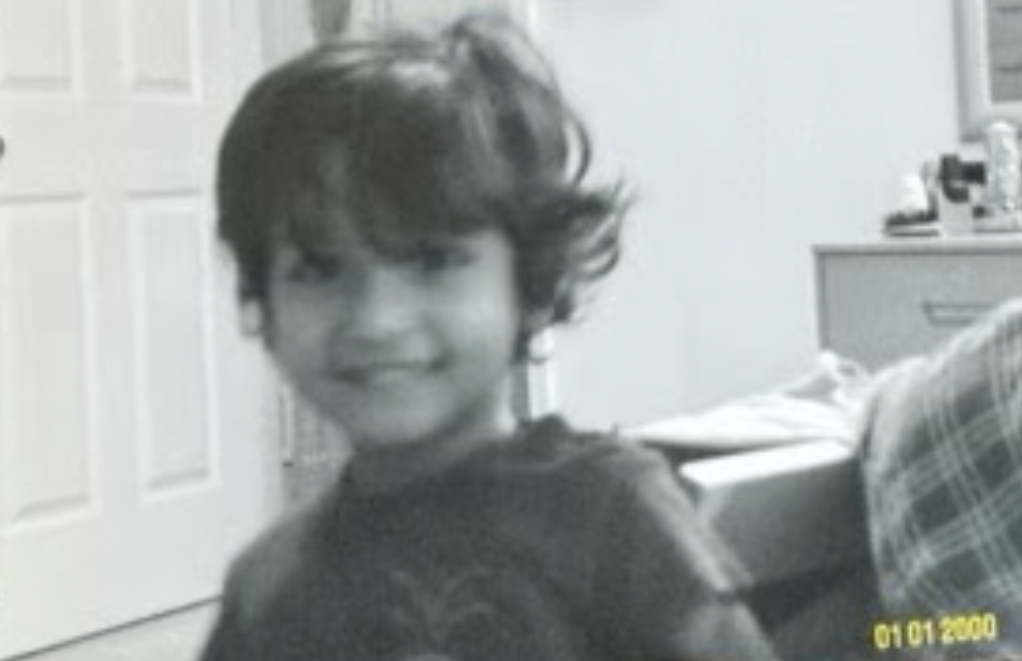
#> input picture source-photo.png, 1022 x 661 px, found by its file name
$ python prep_photo_simple.py
#> lines starting #> are read from the running program, lines starting #| are printed output that depends on the picture
#!/usr/bin/env python3
"""Lightweight photo prep (Pillow only) for make_ascii_svg.py — no rembg."""
import sys
from PIL import Image, ImageEnhance, ImageOps, ImageFilter

inp = sys.argv[1] if len(sys.argv) > 1 else "source-photo.png"
out = sys.argv[2] if len(sys.argv) > 2 else "source-prepped.png"
im = Image.open(inp).convert("RGB")
#> im is the input picture: PIL image 1022x661 RGB; mean R, G, B 160.8, 166.8, 165.3
w, h = im.size
#> w = 1022; h = 661
s = min(w, h)
#> s = 661
im = im.crop(((w - s) // 2, (h - s) // 2, (w - s) // 2 + s, (h - s) // 2 + s))
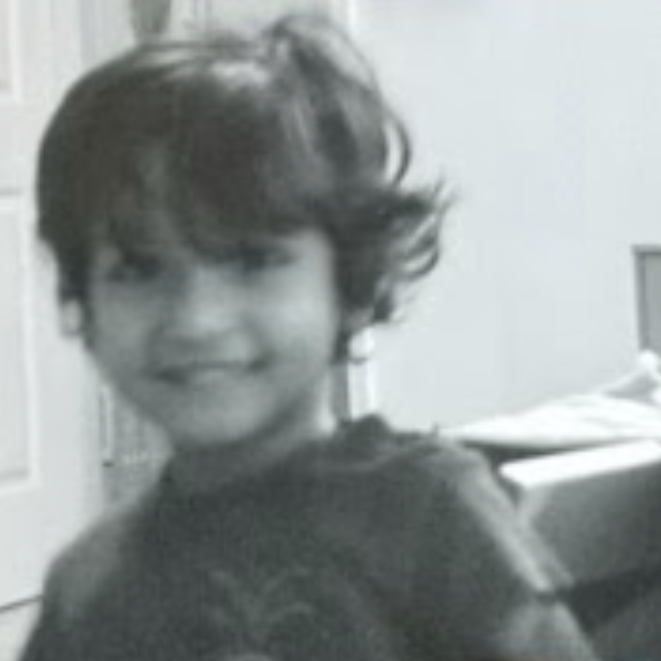
#> im: PIL image 661x661 RGB; mean R, G, B 144.9, 151.4, 150.5
im = im.resize((800, 800), Image.LANCZOS)
#> im: PIL image 800x800 RGB
g = ImageOps.grayscale(im)
g = ImageEnhance.Contrast(g).enhance(1.35)
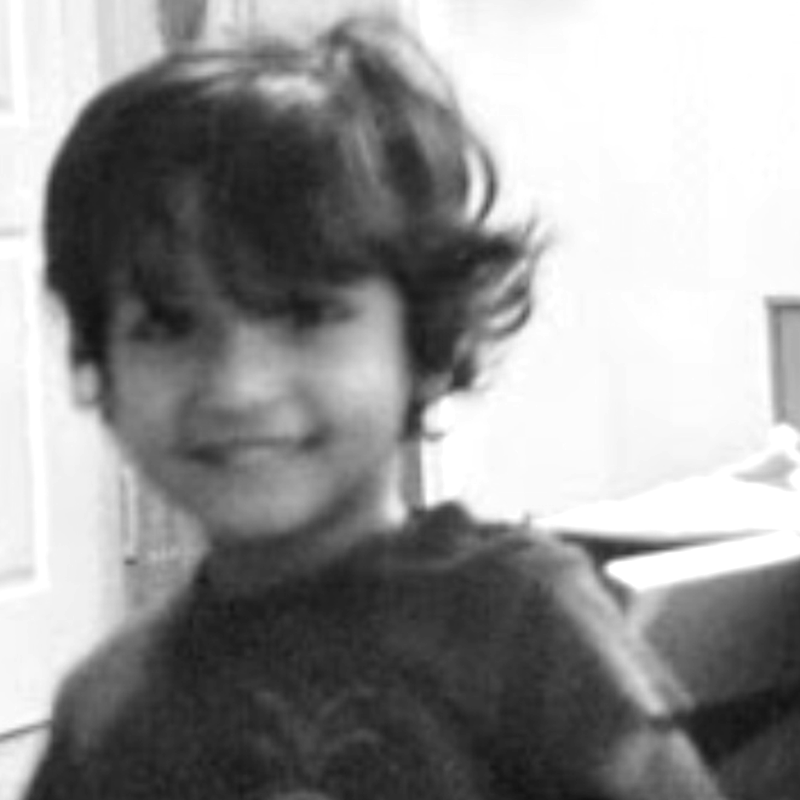
#> g: PIL image 800x800 L; min 19, max 255, mean 148.3
g = ImageEnhance.Brightness(g).enhance(1.08)
g = g.filter(ImageFilter.UnsharpMask(radius=1.5, percent=120, threshold=2))
g.save(out)
print("wrote", out, g.size)
#| wrote source-prepped.png (800, 800)
